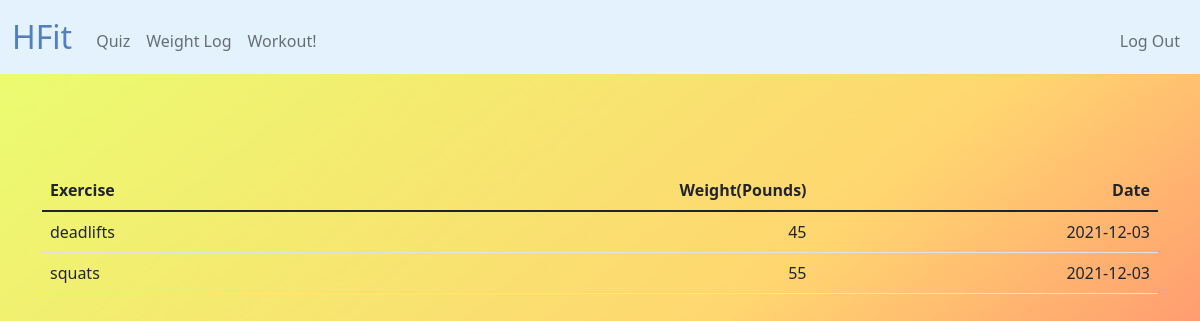
Before: /weight-log (signed in) with the older database file.
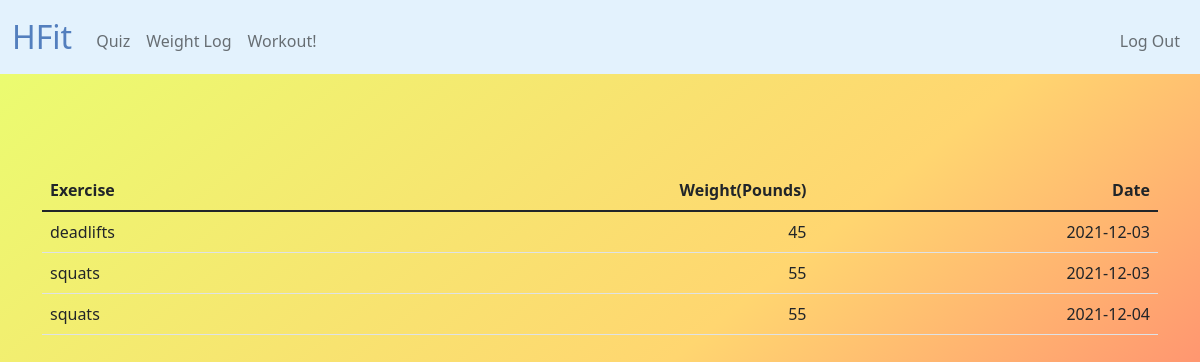
After: the same page with the newer database file.
### tables this page shows
CREATE TABLE "weightLog" (
	"id"	INTEGER UNIQUE,
	"userId"	INTEGER NOT NULL,
	"exercise"	TEXT NOT NULL,
	"weight"	NUMERIC NOT NULL,
	"date"	NUMERIC NOT NULL,
	PRIMARY KEY("id" AUTOINCREMENT)
);

### app.py (the view)
@app.route("/weight-log")
def weightLog():
    logs= db.execute("SELECT exercise, weight, date FROM weightLog WHERE userId=?", session['user_id'])
    return render_template ("weight-log.html", logs=logs)

### templates/weight-log.html (shortened to what this page needs)
{% extends "homepage.html" %}
{% block main %}
<main class="container py-5 text-center">
    <table class = "table tablestriped">
        <thead>
            <tr>
                <th class="text-start">Exercise</th>
                <th class="text-end">Weight(Pounds)</th>
                <th class="text-end">Date</th>
            </tr>
        </head>
        <tbody>
            {% for log in logs %}
            <tr>
                <td class="text-start">{{log['exercise']}}</td>
                <td class="text-end">{{log['weight']}}</td>
                <td class="text-end">{{log['date']}}</td>
            </tr>
            {% endfor%}
        </tbody>
    </table>
</main>
{% endblock %}

### templates/homepage.html (shortened to what this page needs)
<!DOCTYPE html>
<html lang="en">
    <head>
        <link href="https://cdn.jsdelivr.net/npm/bootstrap@5.1.3/dist/css/bootstrap.min.css" rel="stylesheet">
        <link href="/static/styles.css" rel="stylesheet">
    </head>
    <body>
        <nav class="navbar  navbar-expand-md navbar-light" style="background-color: #e3f2fd;">
            <div class="container-fluid">
                <a class="navbar-brand" href="/"><span class="blue">HFit</span></a>
                <div class="collapse navbar-collapse" id="navbar">
                    {% if session["user_id"] %}
                        <ul class="navbar-nav me-auto mt-2">
                            <li class="nav-item"><a class="nav-link" href="/quiz">Quiz</a></li>
                            <li class="nav-item"><a class="nav-link" href="/weight-log">Weight Log</a></li>
                            <li class="nav-item"><a class="nav-link" href="/home">Workout!</a></li>
                        </ul>
                        <ul class="navbar-nav ms-auto mt-2">
                            <li class="nav-item"><a class="nav-link" href="/logout">Log Out</a></li>
                        </ul>
                    {% else %}
                        <ul class="navbar-nav ms-auto mt-2">
                            <li class="nav-item"><a class="nav-link" href="/register">Register</a></li>
                            <li class="nav-item"><a class="nav-link" href="/login">Log In</a></li>
                        </ul>
                    {% endif %}
                </div>
            </div>
        </nav>
        <main class="container-fluid py-5 text-center">
            {% block main %}{% endblock %}
        </main>
    </body>
</html>

### static/styles.css (style rules this page uses)
nav .navbar-brand { font-size: xx-large; }
nav .navbar-brand .blue { color: #537fbe; }
body { height: 100vh; background: linear-gradient(141deg, #e9ff70 0%, #ffd670 51%, #ff9770 75%); }

Changed rows visible on the page:
added weightLog: exercise "squats", weight "55", date "2021-12-04"
